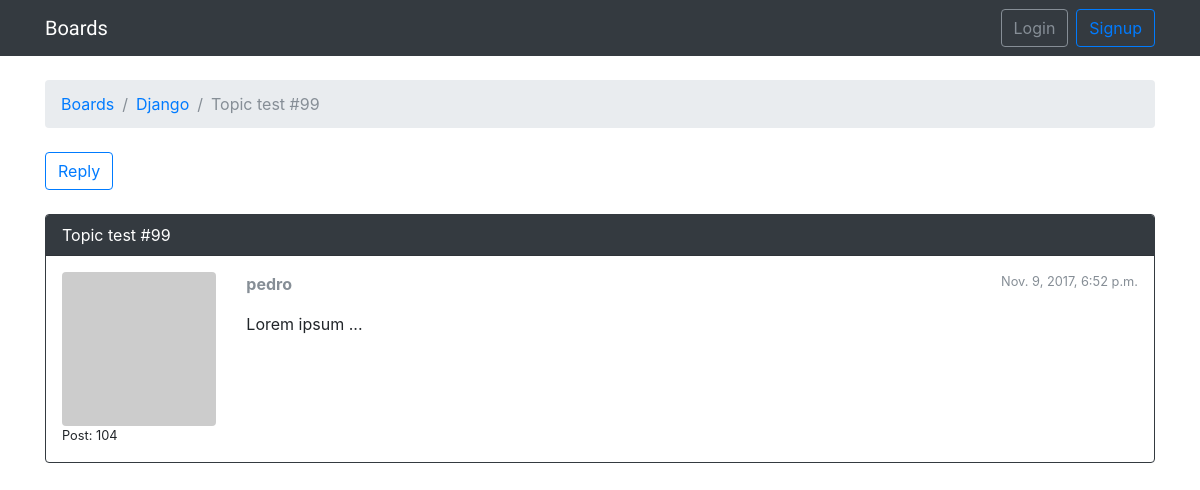
Before: /boards/1/topics/105/ with the older database file.
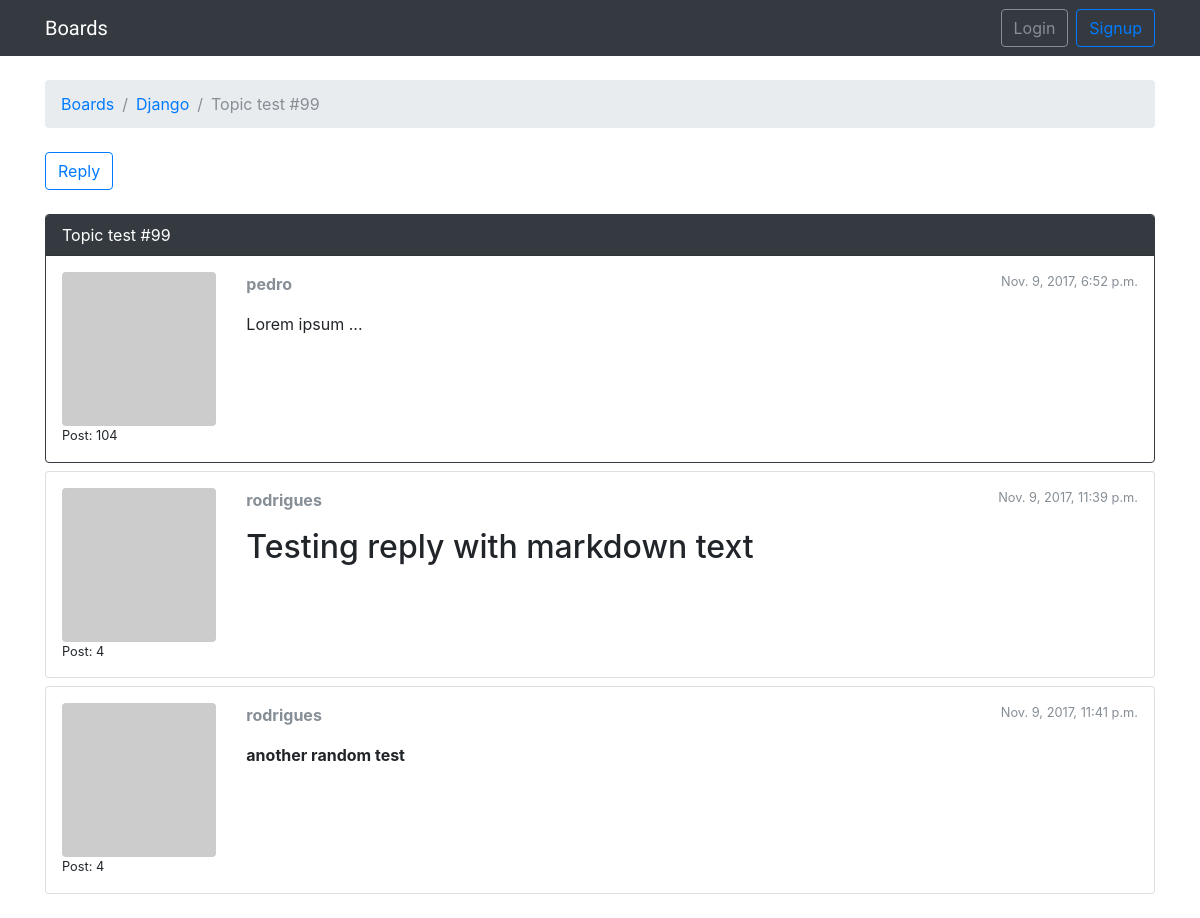
After: the same page with the newer database file.
### boards/models.py (models this page shows, shortened)
class Topic(models.Model):
    subject = models.CharField(max_length=255)
    last_updated = models.DateTimeField(auto_now_add=True)
    board = models.ForeignKey(Board, related_name='topics')
    starter = models.ForeignKey(User, related_name='topics')
    views = models.PositiveIntegerField(default=0)

class Board(models.Model):
    name = models.CharField(max_length=30, unique=True)
    description = models.CharField(max_length=100)

class Post(models.Model):
    message = models.TextField(max_length=4000)
    topic = models.ForeignKey(Topic, related_name='posts')
    created_at = models.DateTimeField(auto_now_add=True)
    updated_at = models.DateTimeField(null=True)
    created_by = models.ForeignKey(User, related_name='posts')
    updated_by = models.ForeignKey(User, null=True, related_name='+')
    def get_msg_as_markdown(self):
        return mark_safe(markdown(self.message, safe_mode='escape'))

### boards/views.py (the view)
# urls.py: url(r'^boards/(?P<pk>\d+)/topics/(?P<topic_pk>\d+)/$', boards_views.PostListView.as_view(), name='topic_posts'),
class PostListView(ListView):
    model = Post
    context_object_name = 'posts'
    template_name = 'topic_posts.html'
    paginate_by = 5
    def get_context_data(self, **kwargs):
        session_key = 'viewed_topic_{}'.format(self.topic.pk)
        if not self.request.session.get(session_key, False):
            self.topic.views += 1
            self.topic.save()
            self.request.session[session_key] = True
        kwargs['topic'] = self.topic
        return super().get_context_data(**kwargs)
    def get_queryset(self):
        self.topic = get_object_or_404(Topic, board__pk=self.kwargs.get('pk'), pk=self.kwargs.get('topic_pk'))
        queryset = self.topic.posts.order_by('created_at')
        return queryset

### boards/templatetags/gravatar.py (called while the page is built)
@register.filter
def gravatar(user):
    email = user.email.lower().encode('utf-8')
    default = 'mm'
    size = 256
    url = 'https://www.gravatar.com/avatar/{md5}?{params}'.format(
        md5=hashlib.md5(email).hexdigest(),
        params=urlencode({'d': default, 's': str(size)})
    )
    return url

### templates/topic_posts.html (shortened to what this page needs)
{% extends "base.html" %}
{% load gravatar %}
{% load static %}
{% block breadcrumb %}
    <li class="breadcrumb-item"><a href="{% url 'home' %}">Boards</a></li>
    <li class="breadcrumb-item"><a href="{% url 'board_topics' topic.board.pk %}">{{ topic.board.name }}</a></li>
    <li class="breadcrumb-item active">{{ topic.subject }}</li>
{% endblock %}
{% block content %}
    <div class="mb-4">
        <a href="{% url 'reply_topic' topic.board.pk topic.pk %}" class="btn btn-outline-primary" role="button">Reply</a>
    </div>
    {% for post in posts %}
    <div id="{{ post.pk }}" class="card {% if forloop.last %}mb-4{% else %}mb-2{% endif %} {% if forloop.first %}border-dark{% endif %}">
            {% if forloop.first %}
                <div class="card-header text-white bg-dark py-2 px-3">{{ topic.subject }}</div>
            {% endif %}
            <div class="card-body p-3">
                <div class="row">
                    <div class="col-2">
                            <img src="{{ post.created_by|gravatar }}" alt="{{ post.created_by.username }}" class="w-100 rounded">
                            <small>Post: {{ post.created_by.posts.count }}</small>
                    </div>
                    <div class="col-10">
                        <div class="row mb-3">
                            <div class="col-6">
                                <strong class="text-muted">{{ post.created_by.username }}</strong>
                            </div>
                            <div class="col-6 text-right">
                                <small class="text-muted">{{ post.created_at }}</small>
                            </div>
                        </div>
                        {{ post.get_msg_as_markdown }}
                    </div>
                </div>
            </div>
        </div>
    {% endfor %}
{% endblock %}

### templates/base.html (shortened to what this page needs)
{% load static %}
<html>
    <head>
        <link rel="stylesheet" href="{% static 'css/bootstrap.min.css' %}">
        <link rel="stylesheet" href="{% static 'css/app.css' %}">
    </head>
    <body>
        {% block body %}
        <nav class="navbar navbar-expand-sm navbar-dark bg-dark">
            <div class="container">
              <a class="navbar-brand" href="{% url 'home' %}">Boards</a>
              <div class="collapse navbar-collapse" id="mainMenu">
                {% if user.is_authenticated %}
                  <ul class="navbar-nav ml-auto">
                    <li class="nav-item dropdown">
                      <a class="nav-link dropdown-toggle" href="#" id="userMenu" data-toggle="dropdown" aria-haspopup="true" aria-expanded="false">
                        {{ user.username }}
                      </a>
                      <div class="dropdown-menu dropdown-menu-right" aria-labelledby="userMenu">
                        <a class="dropdown-item" href="{% url 'my_account' %}">My account</a>
                        <a class="dropdown-item" href="{% url 'password_change' %}">Change password</a>
                        <div class="dropdown-divider"></div>
                        <a class="dropdown-item" href="{% url 'logout' %}">Logout</a>
                      </div>
                    </li>
                  </ul>
                {% else %}
                  <form class="form-inline ml-auto" style="margin-bottom: 0px;">
                    <a href="{% url 'login' %}" class="btn btn-outline-secondary">Login</a>
                    <a href="{% url 'signup' %}" class="btn btn-outline-primary ml-2">Signup</a>
                  </form>
                {% endif %}
              </div>
            </div>
          </nav>
            <div class="container">
              <ol class="breadcrumb my-4">
                {% block breadcrumb %}
                {% endblock %}
              </ol>
              {% block content %}
              {% endblock %}
            </div>
        {% endblock body %}
    </body>
</html>

### static/css/app.css (style rules this page uses)
.navbar-brand { font-family: 'Saira', sans-serif; }

Changed rows visible on the page:
added Post: created_by.posts.count "4", created_by.username "rodrigues", created_at "Nov. 9, 2017, 11:39 p.m.", get_msg_as_markdown "Testing reply with markdown text"
added Post: created_by.posts.count "4", created_by.username "rodrigues", created_at "Nov. 9, 2017, 11:41 p.m.", get_msg_as_markdown "another random test"
